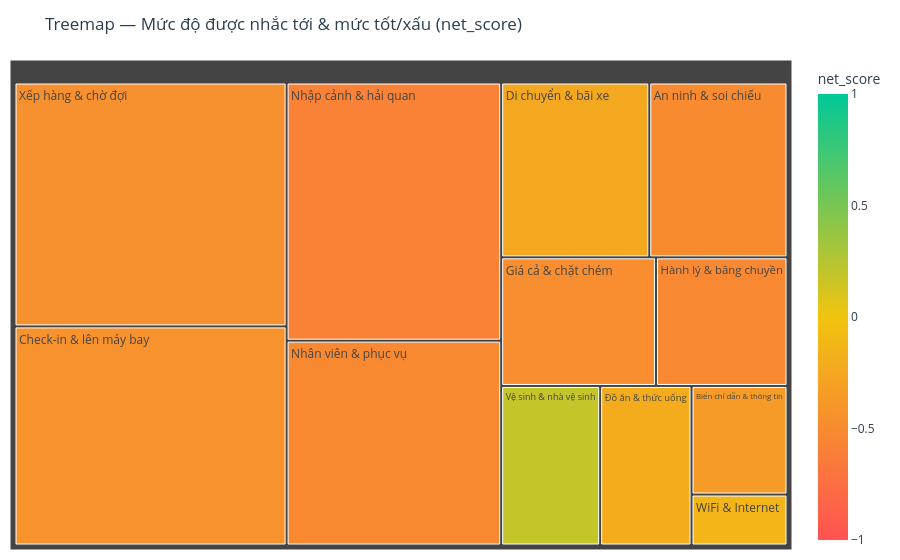

Notebook code cell kept with this figure:
### Code cell
fig = px.treemap(
    aspect_summary,
    path=["aspect_vi"],
    values="n_total",
    color="net_score",
    color_continuous_scale=["#FF5252", "#F1C40F", "#00C897"],  # đỏ -> vàng -> xanh
    range_color=(-1, 1),
    title="Treemap — Mức độ được nhắc tới & mức tốt/xấu (net_score)"
)
fig.update_layout(
    paper_bgcolor=PALETTE["bg"],
    font=dict(color=PALETTE["accent"]),
    margin=dict(l=10, r=10, t=60, b=10)
)
fig.show()

### Figure 1 — Plotly figure (JSON) as saved in the notebook; plotly's stock layout.template omitted (floating-point values rounded to 4 significant figures)
{"data": [{"branchvalues": "total", "customdata": [[-0.496], [-0.3712], [-0.4408], [-0.2444], [-0.4703], [-0.5161], [-0.5135], [-0.5765], [0.1862], [-0.1307], [-0.4557], [-0.2149]], "domain": {"x": [0, 1], "y": [0, 1]}, "hovertemplate": "labels=%{label}<br>n_total=%{value}<br>parent=%{parent}<br>id=%{id}<br>net_score=%{color}<extra></extra>", "ids": ["An ninh & soi chiếu", "Biển chỉ dẫn & thông tin", "Check-in & lên máy bay", "Di chuyển & bãi xe", "Giá cả & chặt chém", "Hành lý & băng chuyền", "Nhân viên & phục vụ", "Nhập cảnh & hải quan", "Vệ sinh & nhà vệ sinh", "WiFi & Internet", "Xếp hàng & chờ đợi", "Đồ ăn & thức uống"], "labels": ["An ninh & soi chiếu", "Biển chỉ dẫn & thông tin", "Check-in & lên máy bay", "Di chuyển & bãi xe", "Giá cả & chặt chém", "Hành lý & băng chuyền", "Nhân viên & phục vụ", "Nhập cảnh & hải quan", "Vệ sinh & nhà vệ sinh", "WiFi & Internet", "Xếp hàng & chờ đợi", "Đồ ăn & thức uống"], "marker": {"coloraxis": "coloraxis", "colors": [-0.496, -0.3712, -0.4408, -0.2444, -0.4703, -0.5161, -0.5135, -0.5765, 0.1862, -0.1307, -0.4557, -0.2149]}, "name": "", "parents": ["", "", "", "", "", "", "", "", "", "", "", ""], "type": "treemap", "values": [756, 326, 1865, 810, 623, 529, 1375, 1733, 494, 153, 2076, 456]}], "layout": {"coloraxis": {"cmax": 1, "cmin": -1, "colorbar": {"title": {"text": "net_score"}}, "colorscale": [[0, "#FF5252"], [0.5, "#F1C40F"], [1, "#00C897"]]}, "font": {"color": "#2C3E50"}, "legend": {"tracegroupgap": 0}, "margin": {"b": 10, "l": 10, "r": 10, "t": 60}, "paper_bgcolor": "#FFFFFF", "title": {"text": "Treemap — Mức độ được nhắc tới & mức tốt/xấu (net_score)"}}}
